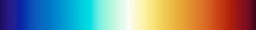
#> input picture colors.jpeg, 256 x 30 px, shrunk from 1080 x 125 before the run
$ python ImageMapping.py
#> lines starting #> are read from the running program, lines starting #| are printed output that depends on the picture
### ColorImageMap.py
# Implementation of colorMap ADT for storing a limited set of colors
# and for use in mapping one of the 16.7+ million colors possible in
# the discrete RGB color space to a color in the colormap.
# Colors are sorted in the Array with the GrayScale Value
from Array import Array
import math


class colormap:
    # Creates and Instance of the Colors
    def __init__(self, k):
        self.k = k
        self.color = Array(k)

    # Returns the number of Colors in the Map
    # [17 lines left out: functions __len__, __contains__, not called in this run]

    # Adds a Color (RGB) to the Map
    def add(self, red, green, blue):
        gray = self.toGray(red, green, blue)
        ndx, true = self.findPosition(gray)

        color = RGBColor(red, green, blue)
        if true == None:
            self.color.insert(ndx, color)

    # Remove a Color from the Map if in Map
    # [7 lines left out: function remove, not called in this run]

    # Maps a color to the nearest color in the Map and returns the Color
    def map(self, color):
        red, green, blue = color
        gray = self.toGray(red, green, blue)
        ndx, true = self.findPosition(gray)

        # Is color in the Map
        if true == True:
            return red, green, blue

        # If color not in Map
        else:
            if ndx-1 >= 0 and ndx < len(self.color):
                low = self.color[ndx-1] # color less than color but nearest
                high = self.color[ndx] #color larger than color but nearest

            elif ndx >= len(self.color):
                low = self.color[ndx-1]
                low_red, low_green, low_blue = (low.red, low.green, low.blue)
                # Return the largest Color in the List
                return low.red, low.green, low.blue

            else:
                high = self.color[ndx]
                high_red, high_green, high_blue = (high.red, high.green, high.blue)
                # Return the largest Color in the List
                return high.red, high.green, high.blue

            # Is this color larger than all the color in the map
            if high == None:
                low = self.color[ndx-1]
                return low.red, low.green, low.blue

            # If Color is between two colors
            else:
                low = self.color[ndx-1] # color less than color but nearest
                high = self.color[ndx] #color larger than color but nearest
                # color less than color but nearest
                low_red, low_green, low_blue = (low.red, low.green, low.blue)
                #color larger than color but nearest
                high_red, high_green, high_blue = (high.red, high.green, high.blue)
            # Determines distance between low color
            distanceLow = math.sqrt(((low_red - red)**2)\
                +((low_green - green)**2) + ((low_blue - blue)**2))
            # Determines distance between higher color
            distancehigh = math.sqrt(((high_red - red)**2)\
                +((high_green - green)**2) + ((high_blue - blue)**2))

            # Returns the Color with the minimum distance
            if distanceLow < distancehigh:
                return low.red, low.green, low.blue
            else:
                return high.red, high.green, high.blue

    # Returns the Gray value of the Color
    def toGray(self, red, green, blue):
        gray = 0.299 *  red + 0.587 * green + 0.114 * blue
        return gray

    # Iterates over the color
    def __iter__(self):
        return self.color.__iter__()

    # Returns the Postion of a color
    # Returns True if color is found, Returns None if not Found
    def findPosition(self, color):
        low = 0
        high = len(self.color) - 1

        # Continues to Divide the Array Until Color is Found
        while low <= high:
            mid = (high + low) // 2
            # Value in the Middle of the Array
            value = self.color[mid]
            # If there value is a color
            if value != None:
                value = self.toGray(self.color[mid].red, \
                    self.color[mid].green, self.color[mid].blue)
            # Determines If the Color is found, Returns the position
            if value == color or (mid == 0 and value == color):
                return mid, True
            # If Color is less, Go to backward of Array
            elif value == None or (value > color):
                high = mid - 1
            # If Color is less, Go forward of Array
            elif value != None and value < color:
                low = mid + 1
        # Determines if not found, Returns the position where Color is supose to be
        return low, None

# Storage Class for Color Intensity
class RGBColor:
    def __init__(self, red, green, blue):
        self.red = red
        self.green = green
        self.blue = blue

### Array.py
# Implements a 1-D Array Using the ctypes Module
import ctypes

class Array:
    # Creates the Array with the given size of the Array
    def __init__(self, size):
        assert size > 0, 'Array Must be greater than 0'
        self.size = size

        ArrayTypes = ctypes.py_object * size
        self.slots = ArrayTypes()

        self.clear(None)

    # Returns the size of the Array
    def __len__(self):
        return self.size

    # Returns the item in the given index
    def __getitem__(self, index):
        assert index >= 0 and index < len(self.slots), "Index out of range"
        return self.slots[index]

    # Sets a value to the index
    def __setitem__(self, index, value):
        assert index >= 0 and index < len(self.slots), "Index out of range"
        self.slots[index] = value

    # Sets the Value to the Array
    def clear(self, value):
        for i in range(self.size):
            self.slots[i] = value

    # Inserts value in the Index and Shifts Other Values
    def insert(self, ndx, value):
        n = len(self) - 1
        # Iterates over the Array
        for i in range(n, ndx, -1):
            # if the index value is None
            # Breaks Iteration, No need to shift
            if self[ndx] == None:
                break
            # If the value before this position is None,
            # Continue, No need to shift a None Value
            if self[i-1] == None:
                continue
            # Shiift Value to the preceding value
            else:
                self[i] = self[i-1]
        # Inserts Value to the Free Index
        self[ndx] = value

    # Removes an index and close gap
    # [21 lines left out: function pop, not called in this run]

    # Returns Iteratable list
    def __iter__(self):
        return Arrayiterator(self.slots)


class Arrayiterator:


    # Creates the iteratable List
    def __init__(self, thelist):
        self.list = thelist
        self.idx = 0

    # Returns Iteratable Array
    def __iter__(self):
        return self.list

    # Returns next occuring Value
    # [7 lines left out: function __next__, not called in this run]

### ImageMapping.py
# Implementation Test of the ColorMap
# and Recoloring of an Image
from ColorImageMap import colormap
from collections import Counter
from PIL import Image


# Extracts the color RGB value
# and Maps using the ColorMap ADT
def colour(image):
    # Open the Image
#> called with image = 'colors.jpeg'
    color = Image.open(image)
#> color is the input picture: PIL image 256x30 RGB; mean R, G, B 131.3, 141.2, 135.7
    # Return the Pixel value as a List
    colors = list(color.getdata())
#> colors = 7680 items, first 6: (28, 15, 97), (29, 15, 100), (32, 17, 108), (32, 17, 110), (33, 19, 116), (35, 21, 119)
    # Gets Unque Values in the list
    size = len(Counter(colors).keys())
#> size = 454

    # Creates a ColorMap Object of unique values
    color = colormap(size)
    # Iterates over the ColorMap and add the value
    for value in colors:
        red, green, blue = value
        color.add(red, green, blue)
#> this loop made 7680 passes
#> (red, green, blue) on passes 1 to 3: (28, 15, 97), (29, 15, 100), (32, 17, 108)

    return color

# Returns the Mapped RGB of image,
# the mode and the size
def recolorImage(image, colormap):
#> called with image = 'black and white.png'
    im = Image.open(image)
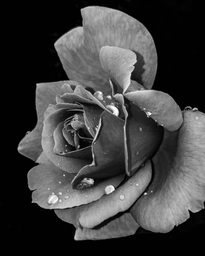
#> input picture black and white.png, 205 x 256 px, shrunk from 864 x 1080 before the run
#> im is the input picture: PIL image 205x256 RGB; min 0, max 255, mean 63.1
    # Return the Pixel value as a List
    image_list = list(im.getdata())
    # Create and empty List to store new Data
    image_recolor = list()

    # Iterates over the pixel value,
    # Map and append value to new data list
    for value in image_list:
        red, green, blue = value
        colour = red, green, blue
        image_recolor.append(colormap.map(colour))

    return image_recolor, im.mode, im.size


# TEST
# Create New Image
def main():
    color = colour("colors.jpeg")
    image_to_recolor = "black and white.png"
    image, mode, size = recolorImage(image_to_recolor, color)
    im2 = Image.new(mode, size)
#> im2: PIL image 205x256 RGB; every value is 0
    im2.putdata(image)
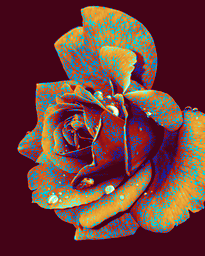
#> im2: PIL image 205x256 RGB; mean R, G, B 106.3, 59.3, 58.1
    # Save Image
    im2.save("Test Result.png")

if __name__ == "__main__":
    main()
